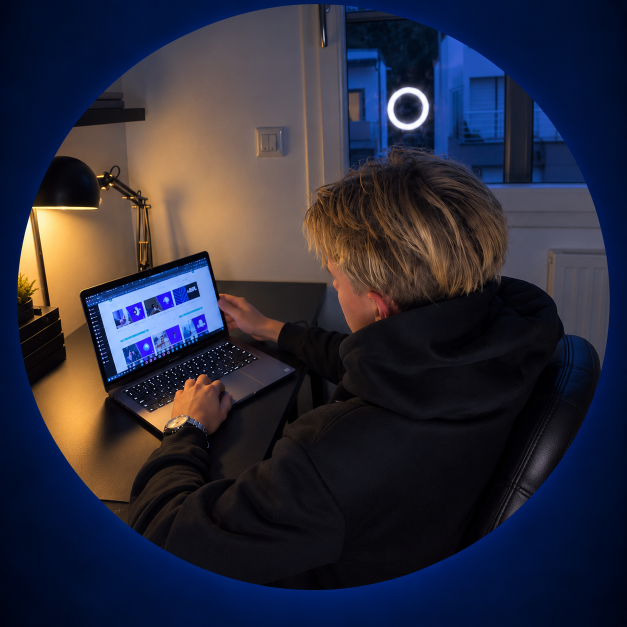
#> input picture assets/_source-profil.png, 1254 x 1254 px (shown at 1/2 size)
$ python marque.py
#> lines starting #> are read from the running program, lines starting #| are printed output that depends on the picture
"""Dérive la photo de profil et les favicons d'UN seul fichier source.

La source (assets/_source-profil.png) est la photo envoyée par Matteo,
en portrait. Deux cadrages carrés en sortent, et pas un seul :

- la PHOTO DE PROFIL garde la scène — le visage éclairé par le téléphone,
  dans le bleu de la pièce. C'est elle qui donne l'ambiance de la page ;
- les FAVICONS serrent sur le visage. À 32 px dans un onglet, la scène
  entière ne rend qu'une tache bleue : seul un visage s'y reconnaît encore.

Les cadres sont en fractions de la largeur et de la hauteur de la source
(centre x, centre y, côté rapporté à la largeur), relevés sur cette photo.
Une autre photo demande de les reprendre.

    python3 scripts/marque.py
"""
from pathlib import Path
from PIL import Image, ImageDraw

RACINE = Path(__file__).resolve().parent.parent
SOURCE = RACINE / "assets" / "_source-profil.png"

CADRE_PROFIL = (0.50, 0.57, 0.62)   # visage, mains et téléphone
CADRE_ICONE = (0.53, 0.45, 0.36)    # le visage seul


def recadre(im, cadre):
    w, h = im.size
    cx, cy, cote = cadre[0] * w, cadre[1] * h, cadre[2] * w
    demi = cote / 2
    return im.crop((round(cx - demi), round(cy - demi), round(cx + demi), round(cy + demi)))


def rond(im, taille):
    """Icône ronde à fond transparent. Le masque est tracé à 4× puis réduit :
    tracé à la taille finale, le bord d'un disque de 32 px crénelle."""
    grand = im.resize((taille * 4, taille * 4), Image.LANCZOS)
    masque = Image.new("L", grand.size, 0)
    ImageDraw.Draw(masque).ellipse((0, 0, *grand.size), fill=255)
    grand.putalpha(masque)
    return grand.resize((taille, taille), Image.LANCZOS)


def main():
    im = Image.open(SOURCE).convert("RGB")
#> im is the input picture: PIL image 1254x1254 RGB; mean R, G, B 43.2, 43, 58
    profil = recadre(im, CADRE_PROFIL)
#> in recadre, `return im.crop((round(cx - demi), round(cy - demi), round(cx + demi), ..`:
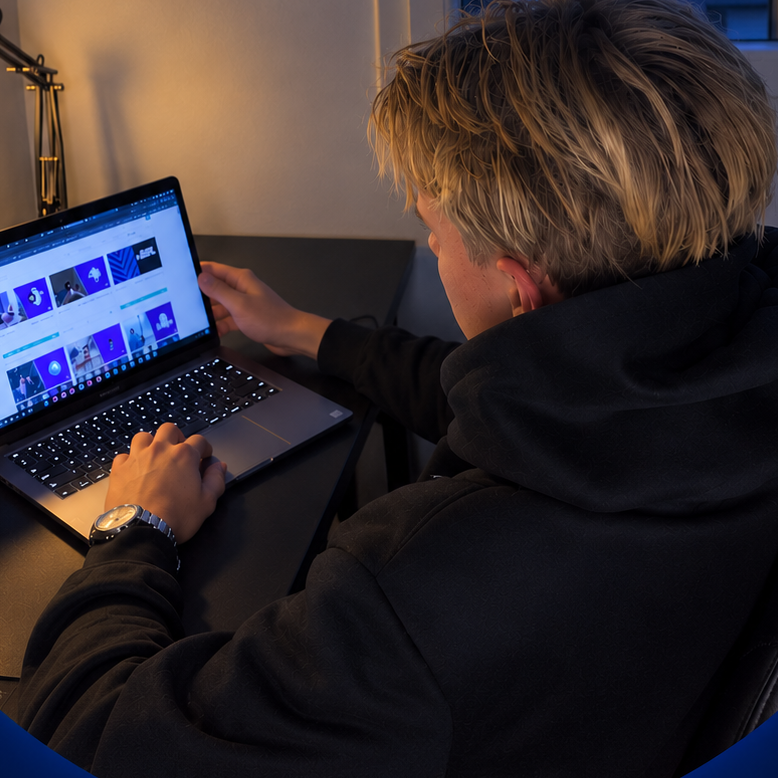
#> returned value: PIL image 778x778 RGB; mean R, G, B 53.8, 44.4, 46.6
    icone = recadre(im, CADRE_ICONE)
#> call 2 of recadre, with cadre = (0.53, 0.45, 0.36)
#> in recadre (call 2), `return im.crop((round(cx - demi), round(cy - demi), round(cx + demi), ..`:
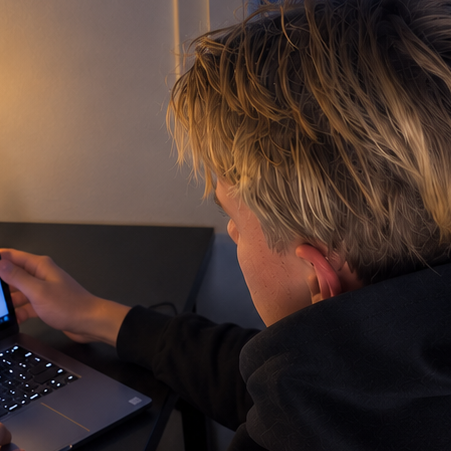
#> returned value: PIL image 451x451 RGB; mean R, G, B 71.2, 53.6, 46.8

    profil.resize((240, 240), Image.LANCZOS).save(RACINE / "assets" / "profil.jpg", quality=86, optimize=True, progressive=True)
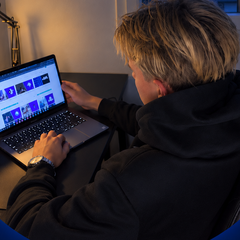
#> saved as profil.jpg: PIL image 240x240 RGB; mean R, G, B 53.8, 44.4, 46.6
    for t in (32, 192, 512):
        rond(icone, t).save(RACINE / "assets" / f"favicon-{t}.png", optimize=True)
#> this loop made 3 passes
#> pass 1, in rond, `grand = im.resize((taille * 4, taille * 4), Image.LANCZOS)`:
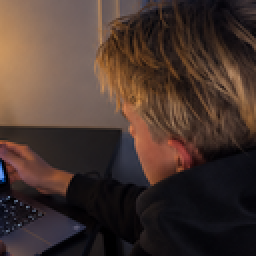
#> grand: PIL image 128x128 RGB (shown 2 times larger); mean R, G, B 71.2, 53.6, 46.8
#> pass 1, in main, `rond(icone, t).save(RACINE / "assets" / f"favicon-{t}.png", optimize=T..`:
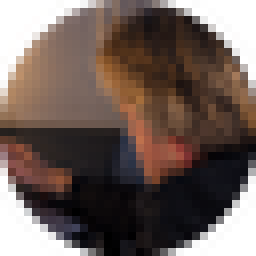
#> saved as favicon-32.png: PIL image 32x32 RGBA (shown 8 times larger); mean R, G, B, A 64.4, 47.5, 40.4, 202.6; transparent parts drawn white
    # iOS remplit la transparence en NOIR et arrondit lui-même les angles :
    # l'icône d'écran d'accueil est donc carrée et opaque.
    icone.resize((180, 180), Image.LANCZOS).save(RACINE / "apple-touch-icon.png", optimize=True)
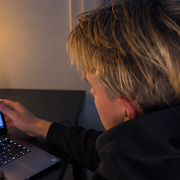
#> saved as apple-touch-icon.png: PIL image 180x180 RGB; mean R, G, B 71.2, 53.6, 46.8


if __name__ == "__main__":
    main()
